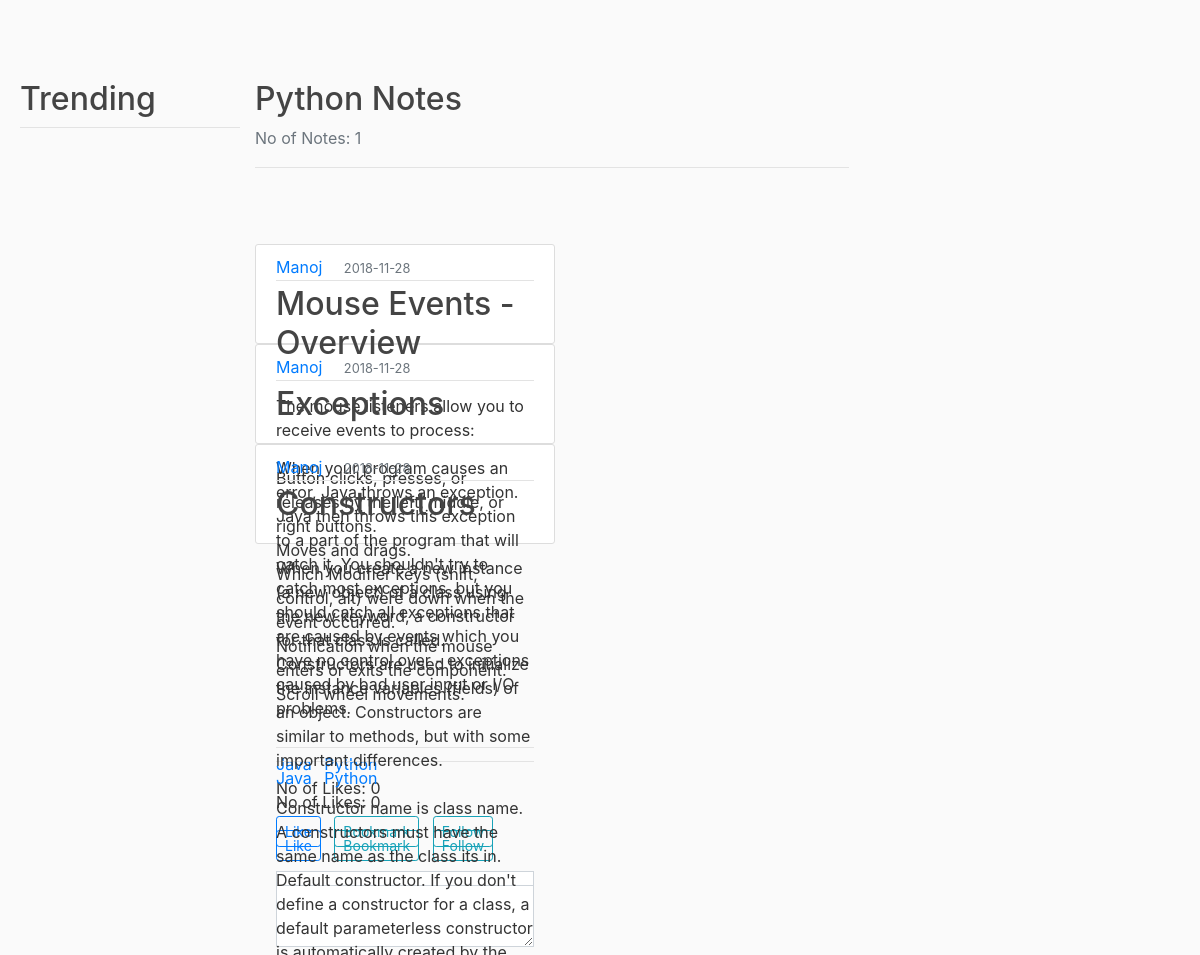
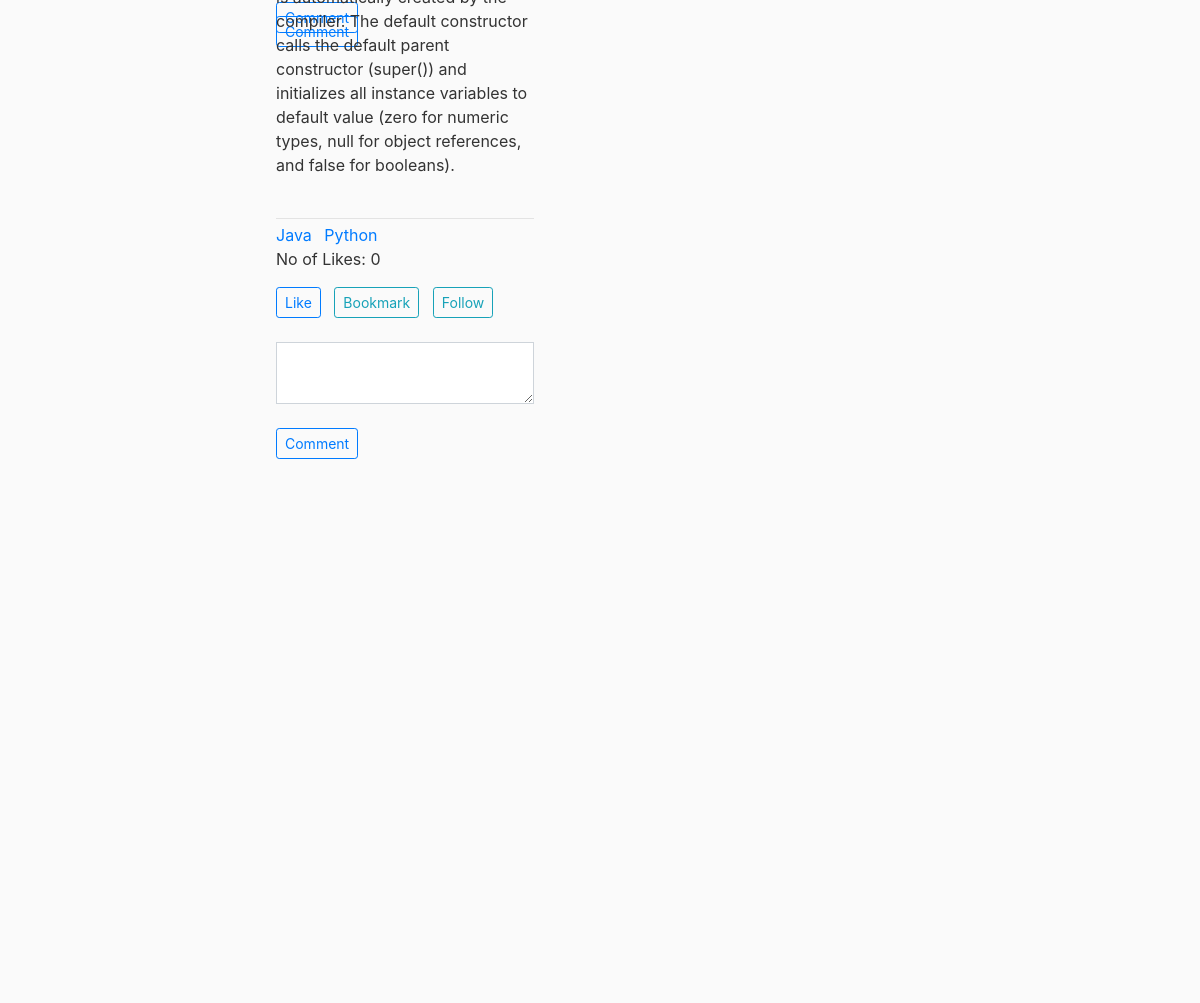
/tag/3, run on the app's committed database (2 pictures, top to bottom).
### flaskblog/models.py (models this page shows, shortened)
class Tag(db.Model):
    id = db.Column(db.Integer, primary_key=True)
    name = db.Column(db.String(100), nullable=False)
    usertags = db.relationship('User', secondary='tagmapper', backref=db.backref('usertags', lazy='dynamic'))
    notetags = db.relationship('Note', secondary='notemapper', backref=db.backref('notetags', lazy='dynamic'))

class Note(db.Model):
    id = db.Column(db.Integer, primary_key=True)
    title = db.Column(db.String(100), nullable=False)
    date_created = db.Column(db.DateTime, nullable=False, default=datetime.utcnow)
    content = db.Column(db.Text, nullable=False)
    mode = db.Column(db.String(10), nullable=False)
    likes = db.Column(db.Integer, default= 0)
    user_id = db.Column(db.Integer, db.ForeignKey('user.id'), nullable=False)

class User(db.Model, UserMixin):
    id = db.Column(db.Integer, primary_key=True)
    firstname = db.Column(db.String(20), nullable=False)
    lastname = db.Column(db.String(20), nullable=False)
    email = db.Column(db.String(120), unique=True, nullable=False)
    password = db.Column(db.String(60), nullable=False)
    note = db.relationship('Note', backref='author', lazy=True)

### flaskblog/routes.py (the view)
@app.route("/tag/<int:tag_id>")
def tags(tag_id):
    tags = Tag.query.get_or_404(tag_id)
    tagcount = Tag.query.filter_by(id = tag_id).count()
    return render_template('tags.html', tags=tags, tagcount = tagcount)

### flaskblog/templates/tags.html
{% extends "layout.html" %}
{% block content %}
<div class="article-metadata">
  <h2>{{ tags.name }} Notes</h2>
  <p class="text-secondary"> No of Notes: {{ tagcount }}</p>
</div>
<br>
<br>
<br>
{% for n in tags.notetags %}
    <article class="media content-section">
      <div class="media-body">
        <div class="article-metadata">
          <a class="mr-2" href="{{ url_for('user_notes', user_id=n.author.id) }}">{{ n.author.firstname }}</a>&nbsp&nbsp
          <small class="text-muted">{{ n.date_created.strftime('%Y-%m-%d') }}</small>
        </div>
        <div class="article-metadata">
          <h2><a class="article-title" href="{{ url_for('note', note_id=n.id) }}">{{ n.title }}</a></h2><br>
          <p class="article-content">{{ n.content }}</p><br>
        </div>
        {% for i in n.notetags %}
          <a class="mr-2" href="{{ url_for('tags', tag_id=i.id) }}">{{ i.name }}</a>
        {% endfor %}
        <div class="form-group">
          <p class="article-content"> No of Likes: {{ n.likes }}</p>
          <a  class="btn btn-outline-primary btn-sm"  href="{{ url_for('like', note_id=n.id) }}">Like</a>&nbsp&nbsp
          <a  class="btn btn-outline-info btn-sm" href="{{ url_for('bookmark', note_id=n.id) }}">Bookmark</a>&nbsp&nbsp
          <a  class="btn btn-outline-info btn-sm" href="{{ url_for('follow', note_id=n.id) }}">Follow</a>
          <br>
          <br>
          <textarea class="form-control rounded-0" id="exampleFormControlTextarea2" rows="2"></textarea><br>
          <p><a class="btn btn-outline-primary btn-sm" href="{{ url_for('comment', note_id=n.id) }}" data-toggle="collapse" href="#collapseExample" role="button" aria-expanded="false" aria-controls="collapseExample"> Comment </a></p>
        </div>
    </div>
    </article>
{% endfor %}
{% endblock content %}

### flaskblog/static/main.css (style rules this page uses)
body { background: #fafafa; color: #333333; margin-top: 5rem; }
h1, h2, h3, h4, h5, h6 { color: #444444; }
.content-section { background: #ffffff; padding: 10px 20px; border: 1px solid #dddddd; border-radius: 3px; width: 300px; height: 100px; box-sizing: border-box; }
.article-title { color: #444444; }
.article-content { white-space: pre-line; }
.article-metadata { padding-bottom: 1px; margin-bottom: 4px; border-bottom: 1px solid #e3e3e3 }

### data on the page
Tag: name "Python"
Note: author.firstname "Manoj", date_created "2018-11-28", title "Mouse Events - Overview", content "The mouse listeners allow you to receive events to process: Button clicks, presses, or releases by the left, middle, or right buttons. Moves and drags. Which Modifier keys (shift, control, alt) were down when the event occurred. Notification when the mouse enters or exits the component. Scroll wheel movements.", likes "0"
Tag: name "Java"
Note: author.firstname "Manoj", date_created "2018-11-28", title "Exceptions", content "When your program causes an error, Java throws an exception. Java then throws this exception to a part of the program that will catch it. You shouldn't try to catch most exceptions, but you should catch all exceptions that are caused by events which you have no control over - exceptions caused by bad user input or I/O problems.", likes "0"
Note: author.firstname "Manoj", date_created "2018-11-28", title "Constructors", content "When you create a new instance (a new object) of a class using the new keyword, a constructor for that class is called. Constructors are used to initialize the instance variables (fields) of an object. Constructors are similar to methods, but with some important differences. Constructor name is class name. A constructors must have the same name as the class its in. Default constructor. If you don't define a constructor for a class, a default parameterless constructor is automatically created by the compiler. The default constructor calls the default parent constructor (super()) and initializes all instance variables to default value (zero for numeric types, null for object references, and…", likes "0"

### other printed values
{{ tagcount }} "1"
